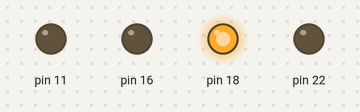
The program below on a simulated Raspberry Pi (header pin numbers). Shown: output pins drawn as LEDs (lit = HIGH). At 0.0 s the program stops and its outputs stay as they are.

Above: at 0.1 s.
Timing chart, 0 to 1.5 s (numbered marks = the images above):
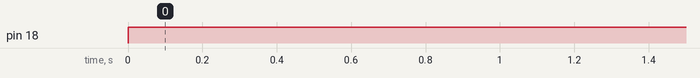

Measured:
- by itself, pin 18: LOW → HIGH at 0.00 s

The program:

relay_3_off.py
```python
#!/usr/bin/python

# Import the required module.
import RPi.GPIO as GPIO

GPIO.setwarnings(False)

# Set the mode of numbering the pins.
GPIO.setmode(GPIO.BOARD)

GPIO.setup(11, GPIO.OUT) #1
GPIO.setup(16, GPIO.OUT) #2
GPIO.setup(18, GPIO.OUT) #3
GPIO.setup(22, GPIO.OUT) #4


GPIO.output( 18, True) # 2
```
